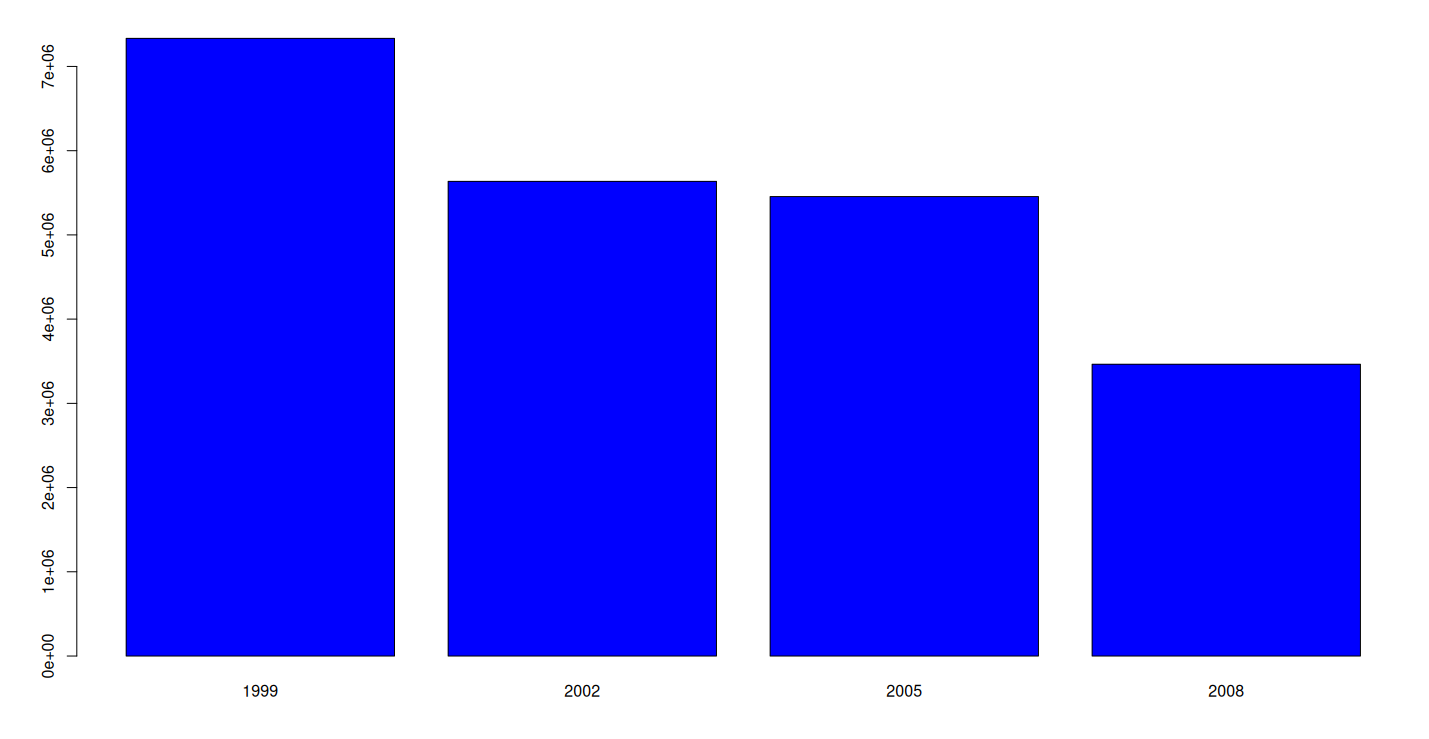

Here is the R script that generated this plot:
##Have total emissions from PM2.5 decreased in the United States from 1999 to 2008? 
##Using the base plotting system, make a plot showing the total PM2.5 emission from all sources 
##for each of the years 1999, 2002, 2005, and 2008.



total_emissions <- with(NEI, tapply(Emissions, year, sum))
total_emissions
barplot(total_emissions,
        col = "blue")
